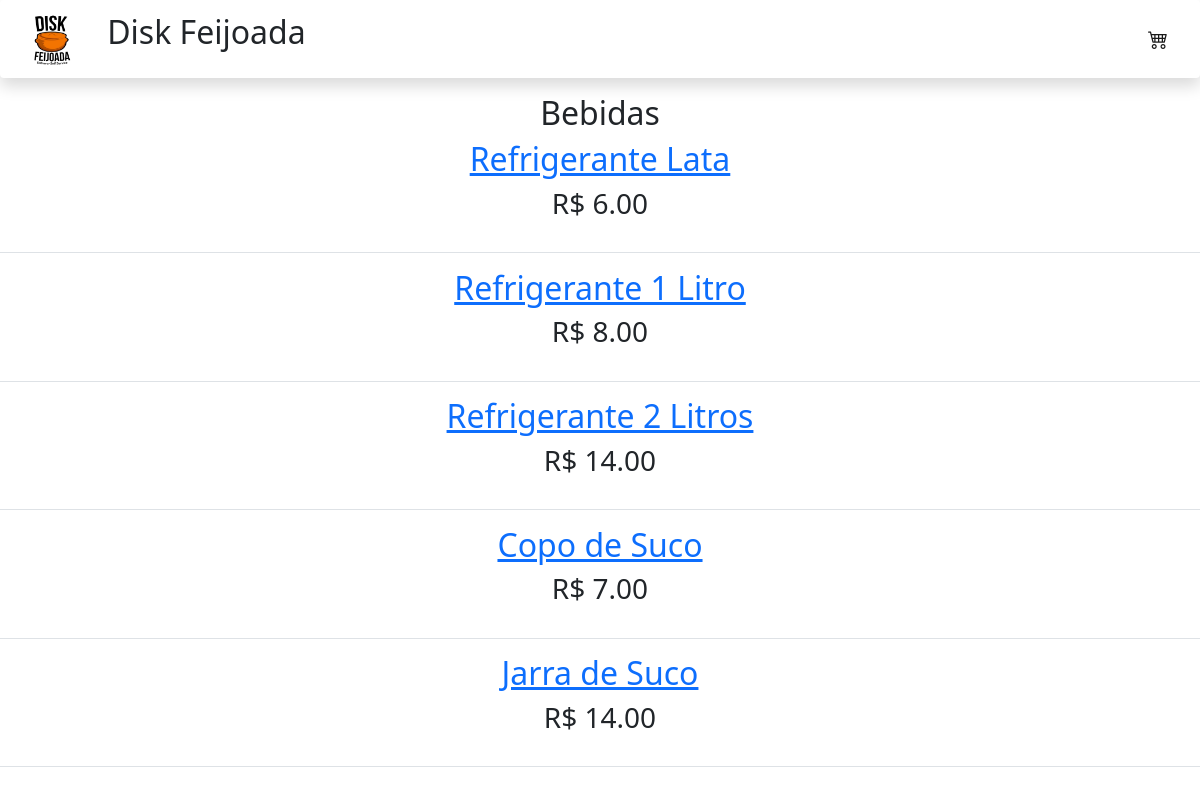
Screenshot of /bebidas/ with the database file from the repository.
### products/models.py (models this page shows, shortened)
class Bebida(models.Model):
    title = models.CharField(max_length=50)
    thumb = models.ImageField(blank=True)
    price = models.FloatField()
    def get_absolute_url(self):
        return reverse("products:bebidas-detail", kwargs={"id": self.id})

### products/views.py (the view)
# urls.py: path('bebidas/', BebidasView.as_view(), name='bebidas'),
class BebidasView(ListView):
    template_name = 'bebidas.html'
    queryset = Bebida.objects.all()
    print(queryset)

### products/templates/bebidas.html (shortened to what this page needs)
{% extends 'home.html'%}
{% load static %}
{% block content %}
<h2 style='text-align:center'>Bebidas</h2>
{% for instance in object_list %}
<table class='table'>
    <tbody>
    <td>
        <tr>
            <a href="{{instance.get_absolute_url}}"> <h2 style='text-align:center'> {{instance.title}} </h2></a>
            <h3><p style='text-align:center' class='px-20'> R$ {{instance.price|floatformat:2}}</p></h3>
        </tr>
    </td>
    </tbody>
    </table>
{% endfor %}
{% endblock %}

### rows the page displays
Bebida: title "Refrigerante Lata", price "6.00"
Bebida: title "Refrigerante 1 Litro", price "8.00"
Bebida: title "Refrigerante 2 Litros", price "14.00"
Bebida: title "Copo de Suco", price "7.00"
Bebida: title "Jarra de Suco", price "14.00"
